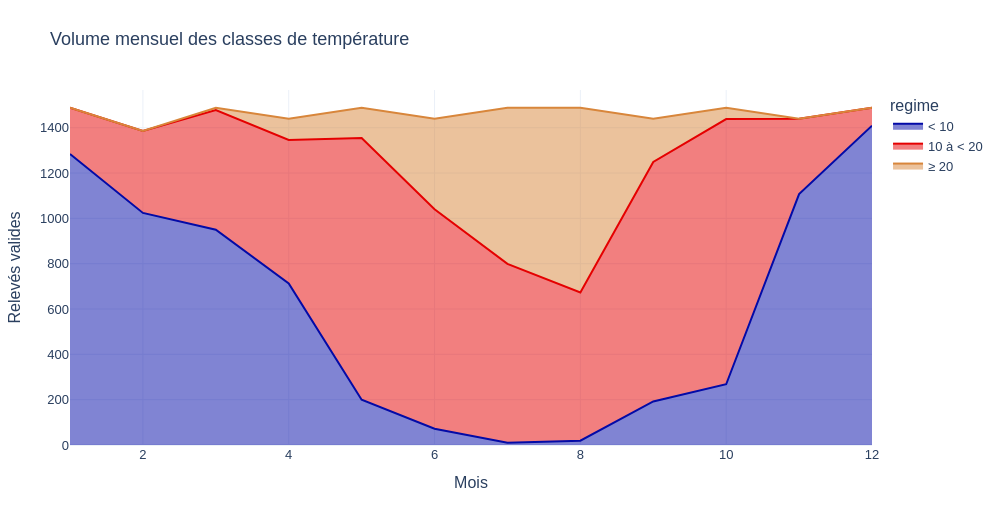

This figure's notebook cell:
### Markdown cell above
### <b><div style='padding:15px;background-color:#d8dcd6;color:#030aa7;font-size:120%;text-align: left'>Plotly</div></b>

### Code cell
ID_GRAPHIQUE = '05_04'
BIBLIOTHEQUE = 'plotly'
long=a.rename_axis('mois').reset_index().melt(id_vars='mois',var_name='regime',value_name='n')
fig=px.area(long,x='mois',y='n',color='regime',category_orders={'regime':regimes},labels={'mois':'Mois','n':'Relevés valides'})
montrer_plotly(fig,'Volume mensuel des classes de température')

### Figure 1 — Plotly figure (JSON) as saved in the notebook; plotly's stock layout.template omitted (floating-point values rounded to 4 significant figures)
{"data": [{"fillpattern": {"shape": ""}, "hovertemplate": "regime=< 10<br>Mois=%{x}<br>Relevés valides=%{y}<extra></extra>", "legendgroup": "< 10", "line": {"color": "#030aa7"}, "marker": {"symbol": "circle"}, "mode": "lines", "name": "< 10", "orientation": "v", "showlegend": true, "stackgroup": "1", "type": "scatter", "x": [1, 2, 3, 4, 5, 6, 7, 8, 9, 10, 11, 12], "xaxis": "x", "y": [1284, 1024, 950, 713, 200, 72, 10, 19, 192, 268, 1107, 1409], "yaxis": "y"}, {"fillpattern": {"shape": ""}, "hovertemplate": "regime=10 à < 20<br>Mois=%{x}<br>Relevés valides=%{y}<extra></extra>", "legendgroup": "10 à < 20", "line": {"color": "#e50000"}, "marker": {"symbol": "circle"}, "mode": "lines", "name": "10 à < 20", "orientation": "v", "showlegend": true, "stackgroup": "1", "type": "scatter", "x": [1, 2, 3, 4, 5, 6, 7, 8, 9, 10, 11, 12], "xaxis": "x", "y": [204, 362, 528, 633, 1154, 968, 789, 654, 1057, 1170, 333, 79], "yaxis": "y"}, {"fillpattern": {"shape": ""}, "hovertemplate": "regime=≥ 20<br>Mois=%{x}<br>Relevés valides=%{y}<extra></extra>", "legendgroup": "≥ 20", "line": {"color": "#d8863b"}, "marker": {"symbol": "circle"}, "mode": "lines", "name": "≥ 20", "orientation": "v", "showlegend": true, "stackgroup": "1", "type": "scatter", "x": [1, 2, 3, 4, 5, 6, 7, 8, 9, 10, 11, 12], "xaxis": "x", "y": [0, 0, 10, 94, 134, 400, 689, 815, 191, 50, 0, 0], "yaxis": "y"}], "layout": {"font": {"family": "Arial", "size": 13}, "height": 520, "legend": {"title": {"text": "regime"}, "tracegroupgap": 0}, "margin": {"b": 75, "l": 70, "r": 45, "t": 90}, "title": {"text": "Volume mensuel des classes de température"}, "width": 1000, "xaxis": {"anchor": "y", "domain": [0, 1], "title": {"text": "Mois"}}, "yaxis": {"anchor": "x", "domain": [0, 1], "title": {"text": "Relevés valides"}}}}
